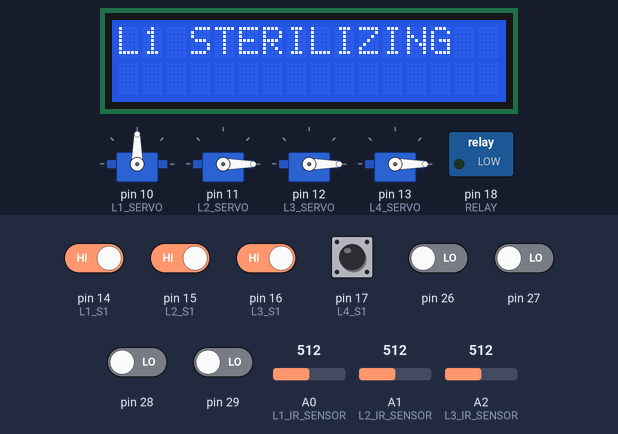
Recording of a sketch running on a simulated Arduino Mega 2560, built with avr-gcc and run on an emulated ATmega2560. Shown: 16×2 character LCD, 4 × servo, switched loads named in the sketch (green lamp = pin HIGH). The test bench sets the inputs (shaded band); at power-on: pin 14 (L1_S1), pin 15 (L2_S1), pin 16 (L3_S1), pin 17 (L4_S1) HIGH, pin 26–29 LOW, A0 (L1_IR_SENSOR) = 512, A1 (L2_IR_SENSOR) = 512, A2 (L3_IR_SENSOR) = 512. Pins used as bus, display or sensor lines are not drawn; what the sketch prints to the serial monitor is not drawn.

Above: at 2.2 s.
2.3 s: pin 14 (L1_S1) driven LOW and pin 15 (L2_S1) driven LOW
5.3 s: pin 15 (L2_S1) driven HIGH
At 5.9 s:
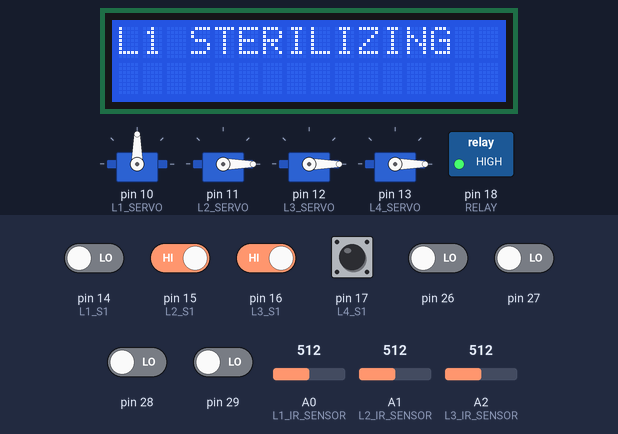
At 6.4 s:
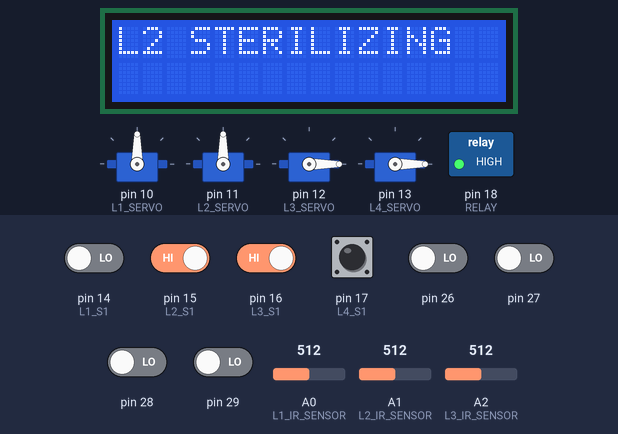
7.5 s: pin 15 (L2_S1) driven LOW and pin 16 (L3_S1) driven LOW
10.5 s: pin 16 (L3_S1) driven HIGH
At 29.3 s:
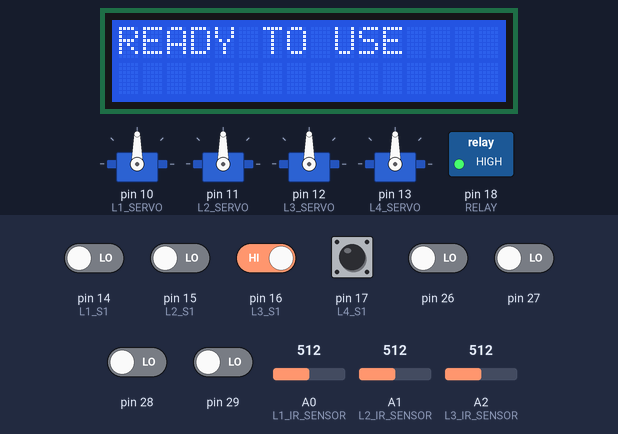
Timing chart, 0 to 30.4 s (numbered marks = the images above; inputs shaded):
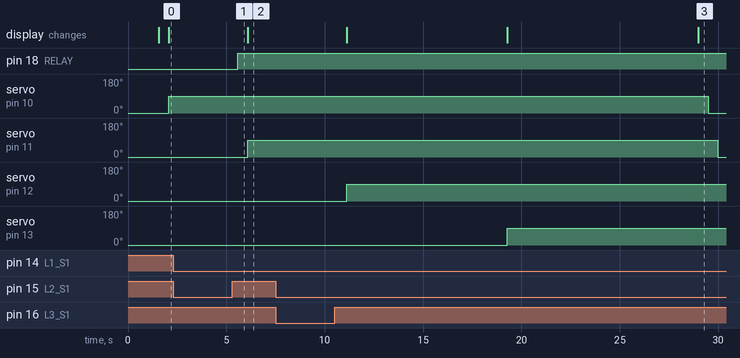

The sketch:

Locker-Cleaner.ino
```cpp
//   V7

#include <Servo.h>
#include <LiquidCrystal.h>

#define L1_S1 14
#define L2_S1 15
#define L3_S1 16
#define L4_S1 17

#define STEPPER_X_DIR 2
#define STEPPER_X_CLK 3
#define STEPPER_Y_DIR 4
#define STEPPER_Y_CLK 5

#define L1_SERVO 10
#define L2_SERVO 11
#define L3_SERVO 12
#define L4_SERVO 13

#define RELAY 18

#define L1_IR_SENSOR A0
#define L2_IR_SENSOR A1
#define L3_IR_SENSOR A2
#define L4_IR_SENSOR A3

int IR_THRESHOLD_VALUE = 500;

int L1_STEPPER_X_STEPS = 1000;
int L1_STEPPER_Y_STEPS = 1000;
int L2_STEPPER_X_STEPS = 2000;
int L2_STEPPER_Y_STEPS = 1000;
int L3_STEPPER_X_STEPS = 3000;
int L3_STEPPER_Y_STEPS = 3100;
int L4_STEPPER_X_STEPS = 4530;
int L4_STEPPER_Y_STEPS = 3100;

int SERVO_INITIAL_ANGLE = 0;
int SERVO_FINAL_ANGLE = 90;

int sensor_1_value;
int sensor_2_value;
int sensor_3_value;
int sensor_4_value;

Servo myservo_1, myservo_2, myservo_3, myservo_4;

const int rs = 31, en = 32, d4 = 33, d5 = 34, d6 = 35, d7 = 36;
LiquidCrystal lcd(rs, en, d4, d5, d6, d7);

unsigned long previousMillis = 0;
unsigned long currentMillis = 0;
const long interval = 1000;

bool L1_SERVO_FLAG = 0;
bool L2_SERVO_FLAG = 0;
bool L3_SERVO_FLAG = 0;
bool L4_SERVO_FLAG = 0;

bool L1_CHK_PASS_FLG = 0;
bool L2_CHK_PASS_FLG = 0;
bool L3_CHK_PASS_FLG = 0;
bool L4_CHK_PASS_FLG = 0;

void setup() {
  Serial.begin(9600);
  lcd.begin(16, 2);

  myservo_1.attach(L1_SERVO);
  myservo_2.attach(L2_SERVO);
  myservo_3.attach(L3_SERVO);
  myservo_4.attach(L4_SERVO);

  pinMode(L1_S1, INPUT_PULLUP);
  pinMode(L2_S1, INPUT_PULLUP);
  pinMode(L3_S1, INPUT_PULLUP);
  pinMode(L4_S1, INPUT_PULLUP);

  pinMode(L1_SERVO, OUTPUT);
  pinMode(L2_SERVO, OUTPUT);
  pinMode(L3_SERVO, OUTPUT);
  pinMode(L4_SERVO, OUTPUT);

  pinMode(STEPPER_X_DIR, OUTPUT);
  pinMode(STEPPER_X_CLK, OUTPUT);
  pinMode(STEPPER_Y_DIR, OUTPUT);
  pinMode(STEPPER_Y_CLK, OUTPUT);

  pinMode(RELAY, OUTPUT);


  myservo_1.write(SERVO_INITIAL_ANGLE);
  myservo_2.write(SERVO_INITIAL_ANGLE);
  myservo_3.write(SERVO_INITIAL_ANGLE);
  myservo_4.write(SERVO_INITIAL_ANGLE);
  delay(1000);


}
void loop() {
  Serial.println("Loop");
  delay(500);

  // **************************************LOCKER_1**************************************************

  lcd.setCursor(0, 0);
  lcd.print("READY TO USE    ");

  sensor_1_value = analogRead(L1_IR_SENSOR);

  if ((digitalRead(L1_S1)) && (sensor_1_value > IR_THRESHOLD_VALUE))
  {
    Serial.println("Loop 1");
    Serial.println(digitalRead(26));
    delay(500);

    if (!L1_CHK_PASS_FLG) {

      if (!(L1_SERVO_FLAG))
      {

        lcd.setCursor(0, 0);
        lcd.print("L1 STERILIZING  ");

        myservo_1.write(SERVO_FINAL_ANGLE);
        delay(500);


        digitalWrite(STEPPER_X_DIR, HIGH);
        digitalWrite(STEPPER_Y_DIR, HIGH);

        for (int i = 0 ; i < L1_STEPPER_X_STEPS ; i++)
        {
          digitalWrite(STEPPER_X_CLK, HIGH);
          delayMicroseconds(500);
          digitalWrite(STEPPER_X_CLK, LOW);
          delayMicroseconds(500);
        }

        for (int i = 0 ; i < L1_STEPPER_Y_STEPS ; i++)
        {
          digitalWrite(STEPPER_Y_CLK, HIGH);
          delayMicroseconds(500);
          digitalWrite(STEPPER_Y_CLK, LOW);
          delayMicroseconds(500);
        }
        delay(1000);

        digitalWrite(RELAY, HIGH);
        previousMillis = millis();


        L1_SERVO_FLAG = 1;

      }

      currentMillis = millis();
      if (currentMillis - previousMillis >= interval)
      {
        previousMillis = currentMillis;
        digitalWrite(RELAY, LOW);
        myservo_1.write(SERVO_INITIAL_ANGLE);

        digitalWrite(STEPPER_X_DIR, LOW);
        digitalWrite(STEPPER_Y_DIR, LOW);

        for (int i = 0 ; i < L1_STEPPER_X_STEPS ; i++)
        {
          digitalWrite(STEPPER_X_CLK, HIGH);
          delayMicroseconds(500);
          digitalWrite(STEPPER_X_CLK, LOW);
          delayMicroseconds(500);
        }

        for (int i = 0 ; i < L1_STEPPER_Y_STEPS ; i++)
        {
          digitalWrite(STEPPER_Y_CLK, HIGH);
          delayMicroseconds(500);
          digitalWrite(STEPPER_Y_CLK, LOW);
          delayMicroseconds(500);
        }
        L1_CHK_PASS_FLG = 1;
      }
    }
  }

  else if (sensor_1_value < IR_THRESHOLD_VALUE || !digitalRead(L1_S1))
  {
    Serial.println("Loop 1 else");
    delay(500);
    myservo_1.write(SERVO_INITIAL_ANGLE);
    L1_SERVO_FLAG = 0;
    L1_CHK_PASS_FLG = 0;
  }

  else{}


  //   ****************************************LOCKER_2***********************************************


  sensor_2_value = analogRead(L2_IR_SENSOR);

  if ((digitalRead(L2_S1)) && (sensor_2_value > IR_THRESHOLD_VALUE))  {

    Serial.println("Loop 2");
    Serial.println(digitalRead(27));
    delay(500);

    lcd.setCursor(0, 0);
    lcd.print("L2 STERILIZING  ");

    if (!L2_CHK_PASS_FLG) {

      if (!(L2_SERVO_FLAG))
      {

        lcd.setCursor(0, 0);
        lcd.print("L2 STERILIZING  ");

        myservo_2.write(SERVO_FINAL_ANGLE);
        delay(500);


        digitalWrite(STEPPER_X_DIR, HIGH);
        digitalWrite(STEPPER_Y_DIR, HIGH);

        for (int i = 0 ; i < L2_STEPPER_X_STEPS ; i++)
        {
          digitalWrite(STEPPER_X_CLK, HIGH);
          delayMicroseconds(500);
          digitalWrite(STEPPER_X_CLK, LOW);
          delayMicroseconds(500);
        }

        for (int i = 0 ; i < L2_STEPPER_Y_STEPS ; i++)
        {
          digitalWrite(STEPPER_Y_CLK, HIGH);
          delayMicroseconds(500);
          digitalWrite(STEPPER_Y_CLK, LOW);
          delayMicroseconds(500);
        }
        delay(1000);

        digitalWrite(RELAY, HIGH);
        previousMillis = millis();

        L2_SERVO_FLAG = 1;

      }
      currentMillis = millis();
      if (currentMillis - previousMillis >= interval)
      {
        previousMillis = currentMillis;
        digitalWrite(RELAY, LOW);
        myservo_2.write(SERVO_INITIAL_ANGLE);

        digitalWrite(STEPPER_X_DIR, LOW);
        digitalWrite(STEPPER_Y_DIR, LOW);

        for (int i = 0 ; i < L2_STEPPER_X_STEPS ; i++)
        {
          digitalWrite(STEPPER_X_CLK, HIGH);
          delayMicroseconds(500);
          digitalWrite(STEPPER_X_CLK, LOW);
          delayMicroseconds(500);
        }

        for (int i = 0 ; i < L2_STEPPER_Y_STEPS ; i++)
        {
          digitalWrite(STEPPER_Y_CLK, HIGH);
          delayMicroseconds(500);
          digitalWrite(STEPPER_Y_CLK, LOW);
          delayMicroseconds(500);
        }
        L2_CHK_PASS_FLG = 1;
      }
    }
  }

  else if (sensor_2_value < IR_THRESHOLD_VALUE || !digitalRead(L2_S1))
  {
    Serial.println("Loop 2 else");
    delay(500);
    myservo_2.write(SERVO_INITIAL_ANGLE);
    L2_SERVO_FLAG = 0;
    L2_CHK_PASS_FLG = 0;
  }

  else{}


  //   ****************************************LOCKER_3***********************************************


  sensor_3_value = analogRead(L3_IR_SENSOR);

  if ((digitalRead(L3_S1)) && (sensor_3_value > IR_THRESHOLD_VALUE))
  {

    Serial.println("Loop 3");
    Serial.println(digitalRead(28));
    delay(500);

    if (!L3_CHK_PASS_FLG) {
      if (!(L3_SERVO_FLAG))
      {

        lcd.setCursor(0, 0);
        lcd.print("L3 STERILIZING  ");

        myservo_3.write(SERVO_FINAL_ANGLE);
        delay(500);

        digitalWrite(STEPPER_X_DIR, HIGH);
        digitalWrite(STEPPER_Y_DIR, HIGH);

        for (int i = 0 ; i < L3_STEPPER_X_STEPS ; i++)
        {
          digitalWrite(STEPPER_X_CLK, HIGH);
          delayMicroseconds(500);
          digitalWrite(STEPPER_X_CLK, LOW);
          delayMicroseconds(500);
        }

        for (int i = 0 ; i < L3_STEPPER_Y_STEPS ; i++)
        {
          digitalWrite(STEPPER_Y_CLK, HIGH);
          delayMicroseconds(500);
          digitalWrite(STEPPER_Y_CLK, LOW);
          delayMicroseconds(500);
        }
        delay(1000);

        digitalWrite(RELAY, HIGH);
        previousMillis = millis();

        L3_SERVO_FLAG = 1;

      }


      currentMillis = millis();
      if (currentMillis - previousMillis >= interval)
      {
        previousMillis = currentMillis;
        digitalWrite(RELAY, LOW);
        myservo_3.write(SERVO_INITIAL_ANGLE);

        digitalWrite(STEPPER_X_DIR, LOW);
        digitalWrite(STEPPER_Y_DIR, LOW);

        for (int i = 0 ; i < L3_STEPPER_X_STEPS ; i++)
        {
          digitalWrite(STEPPER_X_CLK, HIGH);
          delayMicroseconds(500);
          digitalWrite(STEPPER_X_CLK, LOW);
          delayMicroseconds(500);
        }

        for (int i = 0 ; i < L3_STEPPER_Y_STEPS ; i++)
        {
          digitalWrite(STEPPER_Y_CLK, HIGH);
          delayMicroseconds(500);
          digitalWrite(STEPPER_Y_CLK, LOW);
          delayMicroseconds(500);
        }
        L3_CHK_PASS_FLG = 1;
      }
    }
  }

  else if (sensor_3_value < IR_THRESHOLD_VALUE || !digitalRead(L3_S1))
  {
    Serial.println("Loop 3 else");
    delay(500);
    myservo_3.write(SERVO_INITIAL_ANGLE);
    L3_SERVO_FLAG = 0;
    L3_CHK_PASS_FLG = 0;
  }

  else{}


  //   ****************************************LOCKER_4***********************************************


  sensor_4_value = analogRead(L4_IR_SENSOR);

  if ((digitalRead(L4_S1)) && (sensor_4_value > IR_THRESHOLD_VALUE))
  {
    Serial.println("Loop 4");
    Serial.println(digitalRead(29));
    delay(500);
    if (!L4_CHK_PASS_FLG) {
      if (!(L4_SERVO_FLAG))
      {

        lcd.setCursor(0, 0);
        lcd.print("L4 STERILIZING  ");
        myservo_4.write(SERVO_FINAL_ANGLE);
        delay(500);


        digitalWrite(STEPPER_X_DIR, HIGH);
        digitalWrite(STEPPER_Y_DIR, HIGH);

        for (int i = 0 ; i < L4_STEPPER_X_STEPS ; i++)
        {
          digitalWrite(STEPPER_X_CLK, HIGH);
          delayMicroseconds(500);
          digitalWrite(STEPPER_X_CLK, LOW);
          delayMicroseconds(500);
        }

        for (int i = 0 ; i < L4_STEPPER_Y_STEPS ; i++)
        {
          digitalWrite(STEPPER_Y_CLK, HIGH);
          delayMicroseconds(500);
          digitalWrite(STEPPER_Y_CLK, LOW);
          delayMicroseconds(500);
        }
        delay(1000);

        digitalWrite(RELAY, HIGH);
        previousMillis = millis();
        L4_SERVO_FLAG = 1;
      }
      currentMillis = millis();
      if (currentMillis - previousMillis >= interval)
      {
        previousMillis = currentMillis;
        digitalWrite(RELAY, LOW);
        myservo_4.write(SERVO_INITIAL_ANGLE);

        digitalWrite(STEPPER_X_DIR, LOW);
        digitalWrite(STEPPER_Y_DIR, LOW);

        for (int i = 0 ; i < L4_STEPPER_X_STEPS ; i++)
        {
          digitalWrite(STEPPER_X_CLK, HIGH);
          delayMicroseconds(500);
          digitalWrite(STEPPER_X_CLK, LOW);
          delayMicroseconds(500);
        }

        for (int i = 0 ; i < L4_STEPPER_Y_STEPS ; i++)
        {
          digitalWrite(STEPPER_Y_CLK, HIGH);
          delayMicroseconds(500);
          digitalWrite(STEPPER_Y_CLK, LOW);
          delayMicroseconds(500);
        }
        L4_CHK_PASS_FLG = 1;
      }
    }
  }

  else if (sensor_4_value < IR_THRESHOLD_VALUE || !digitalRead(L4_S1))
  {
    Serial.println("Loop 4 else");
    delay(500);
    myservo_4.write(SERVO_INITIAL_ANGLE);
    L4_SERVO_FLAG = 0;
    L4_CHK_PASS_FLG = 0;
  }

  else{}

}
```

Measured:
- after the input at 2.3 s, every drawn part: stays the same
- after the input at 5.3 s, servo on pin 11 (L2_SERVO): 0° → 90° after 0.79 s; servo on pin 12 (L3_SERVO): stays 0° (without the input it goes to 90° after 1.3 s); the display: changes after 0.79 s (image 2)
- after the input at 7.5 s, every drawn part: stays the same
- after the input at 10.5 s, pin 18 (RELAY): stays HIGH (without the input it goes to LOW after 12.8 s); servo on pin 10 (L1_SERVO): 90° → 0° after 19.0 s instead of 11.3 s; servo on pin 11 (L2_SERVO): 90° → 0° after 19.5 s instead of 11.8 s; servo on pin 12 (L3_SERVO): 0° → 90° after 0.62 s
